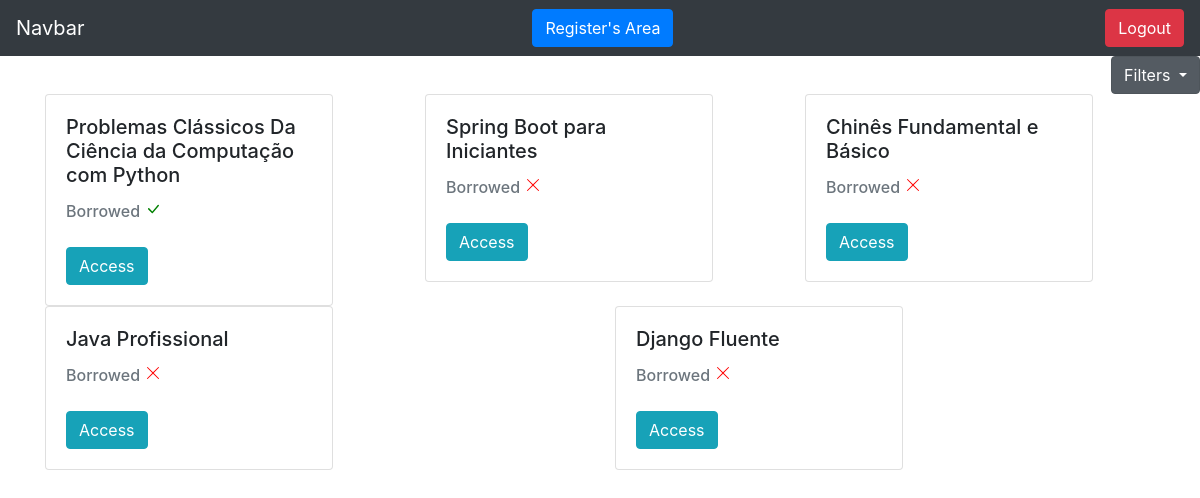
/books/home/ (signed in), run on an earlier commit of the app's database.
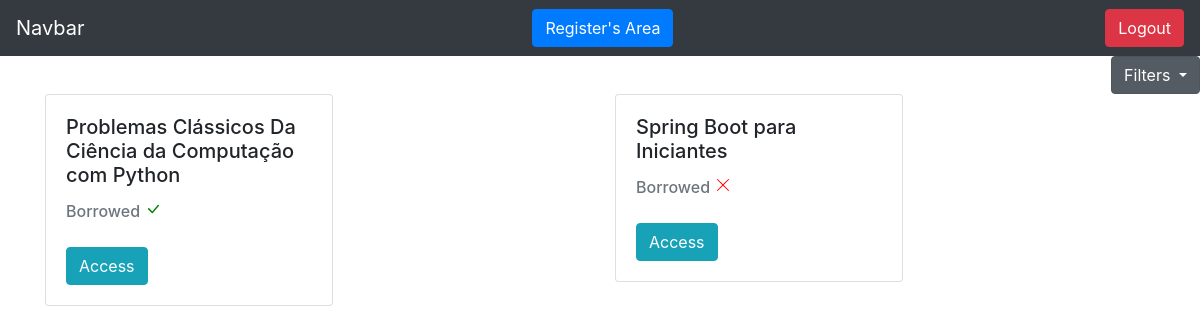
And on a later commit of the database.
### books/models.py (models this page shows)
class Book(models.Model):
    name = models.CharField(max_length=100)
    auth = models.CharField(max_length=30)
    cd_auth = models.CharField(max_length=30, blank=True, null=True)
    register_date = models.DateField(default=date.today)
    borrowed = models.BooleanField(default=False)
    category = models.ForeignKey(Category, on_delete=models.DO_NOTHING)
    client = models.ForeignKey(Client, on_delete=models.DO_NOTHING)
    def __str__(self):
        return self.name

### books/views.py (the view)
# urls.py: path('home/', views.home, name='home'),
def home(request):
    if request.session.get('client'):
        client = Client.objects.get(id=request.session['client'])
        books = Book.objects.filter(client=client)
        form_book, form_category, form_borrowing = BookForm(), CategoryForm(), BorrowingForm()
        form_category.fields['client'].initial = request.session['client']
        form_book.fields['client'].initial = request.session['client']
        form_book.fields['category'].queryset = Category.objects.filter(client=client)
        form_borrowing.fields['book'].queryset = Book.objects.filter(client=client, borrowed=False)
        borrowed_books = Book.objects.filter(client=client, borrowed=True)
        return render(request, 'home.html', {'books': books,
                                             'client_logged_in': request.session.get('client'),
                                             'form_book': form_book,
                                             'form_category': form_category,
                                             'form_borrowing': form_borrowing,
                                             'borrowed_books': borrowed_books})
    else:
        return redirect('/auth/login/?status=2')

### books/models.py (called while the page is built)
    def __str__(self):
        return self.name

### clients/models.py (called while the page is built)
    def __str__(self):
        return self.name

### books/templates/home.html (shortened to what this page needs)
{% extends 'base.html' %}
{% block 'content' %}
<div class="dropdown show" style="text-align: right;">
  <a class="btn btn-secondary dropdown-toggle" href="#" role="button" id="dropdownMenuLink" data-toggle="dropdown" aria-haspopup="true">
    Filters
  </a>
</div>
<div class="container">
  <div class="row">
    {% for book in  books %}
      <div class="col-md">
        <div class="card" style="width:18rem;">
          <div class="card-body">
            <h5 class="card-title">{{ book.name }}</h5>
            <h6 style="display: inline;" class="card-subtitle mb-2 text-muted">Borrowed</h6>
            <br><br>
            <a href="{% url 'see_book' book.id %}" class="btn btn-info">Access</a>
          </div>
        </div>
      </div>
    {% endfor %}
  </div>
</div>
{% endblock %}

### templates/base.html (shortened to what this page needs)
<!DOCTYPE html>
<html lang="en">
  <head>
    <link rel="stylesheet" href="https://cdn.jsdelivr.net/npm/bootstrap@4.0.0/dist/css/bootstrap.min.css">
  </head>
  <body>
    <nav class="navbar navbar-dark bg-dark">
      <a class="navbar-brand" href="#">Navbar</a>
      {% if client_logged_in %}
        <button type="button" class="btn btn-primary" data-toggle="modal" data-target="#createBookModal">Register's Area</button>
        <a href="{% url 'logout' %}" class="btn btn-danger">Logout</a>
      {% endif %}
    </nav>
    {% block 'content' %} {% endblock %}
  </body>
</html>

What changed in the data, as far as the page shows it:
removed Book: name "Chinês Fundamental e Básico", borrowed False (drawn)
removed Book: name "Java Profissional", borrowed False (drawn)
removed Book: name "Django Fluente", borrowed False (drawn)
